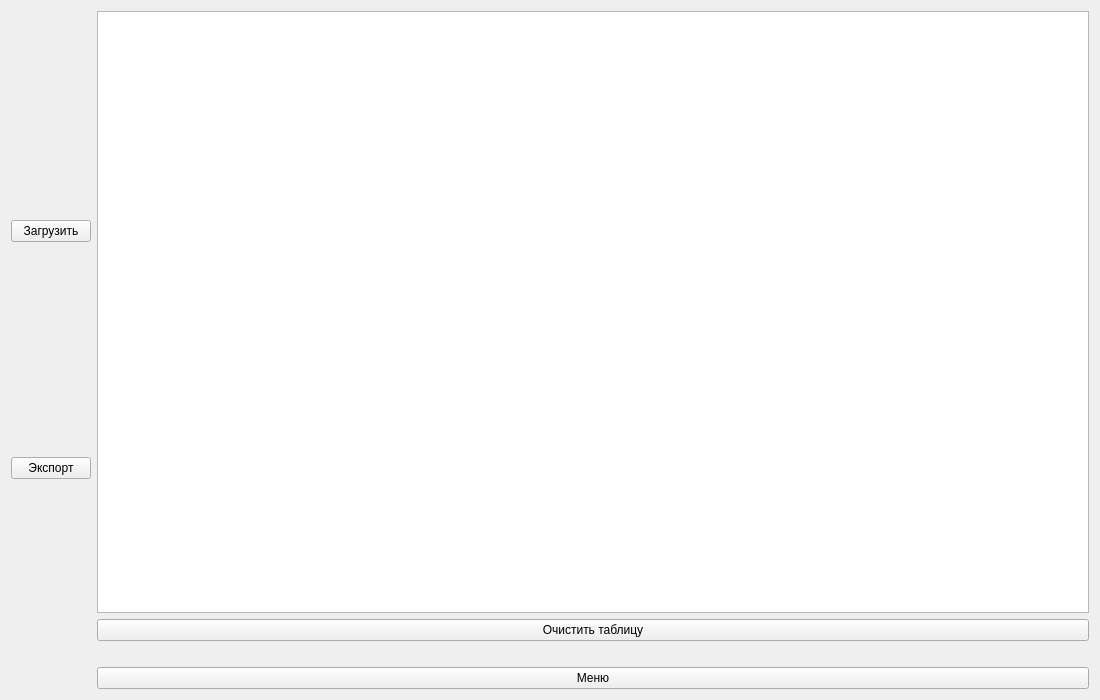
<?xml version="1.0" encoding="UTF-8"?>
<ui version="4.0">
 <class>MetaDataWidget</class>
 <widget class="QWidget" name="MetaDataWidget">
  <property name="geometry">
   <rect>
    <x>0</x>
    <y>0</y>
    <width>1100</width>
    <height>700</height>
   </rect>
  </property>
  <property name="minimumSize">
   <size>
    <width>0</width>
    <height>0</height>
   </size>
  </property>
  <property name="windowTitle">
   <string>MainWindow</string>
  </property>
  <property name="windowIcon">
   <iconset>
    <normaloff>icon.jpg</normaloff>icon.jpg</iconset>
  </property>
  <layout class="QVBoxLayout" name="verticalLayout_3">
   <item>
    <layout class="QHBoxLayout" name="horizontalLayout">
     <item>
      <layout class="QVBoxLayout" name="verticalLayout_2">
       <item>
        <widget class="QPushButton" name="pb_Load">
         <property name="text">
          <string>Загрузить</string>
         </property>
        </widget>
       </item>
       <item>
        <widget class="QPushButton" name="pb_Export">
         <property name="text">
          <string>Экспорт</string>
         </property>
        </widget>
       </item>
      </layout>
     </item>
     <item>
      <layout class="QVBoxLayout" name="verticalLayout">
       <item>
        <widget class="QTableWidget" name="tableWidget"/>
       </item>
       <item>
        <widget class="QPushButton" name="pb_Clear">
         <property name="text">
          <string>Очистить таблицу</string>
         </property>
        </widget>
       </item>
       <item>
        <widget class="QLabel" name="lableLoad">
         <property name="text">
          <string/>
         </property>
        </widget>
       </item>
       <item>
        <widget class="QPushButton" name="pb_Close">
         <property name="text">
          <string>Меню</string>
         </property>
        </widget>
       </item>
      </layout>
     </item>
    </layout>
   </item>
  </layout>
 </widget>
 <resources/>
 <connections/>
</ui>
